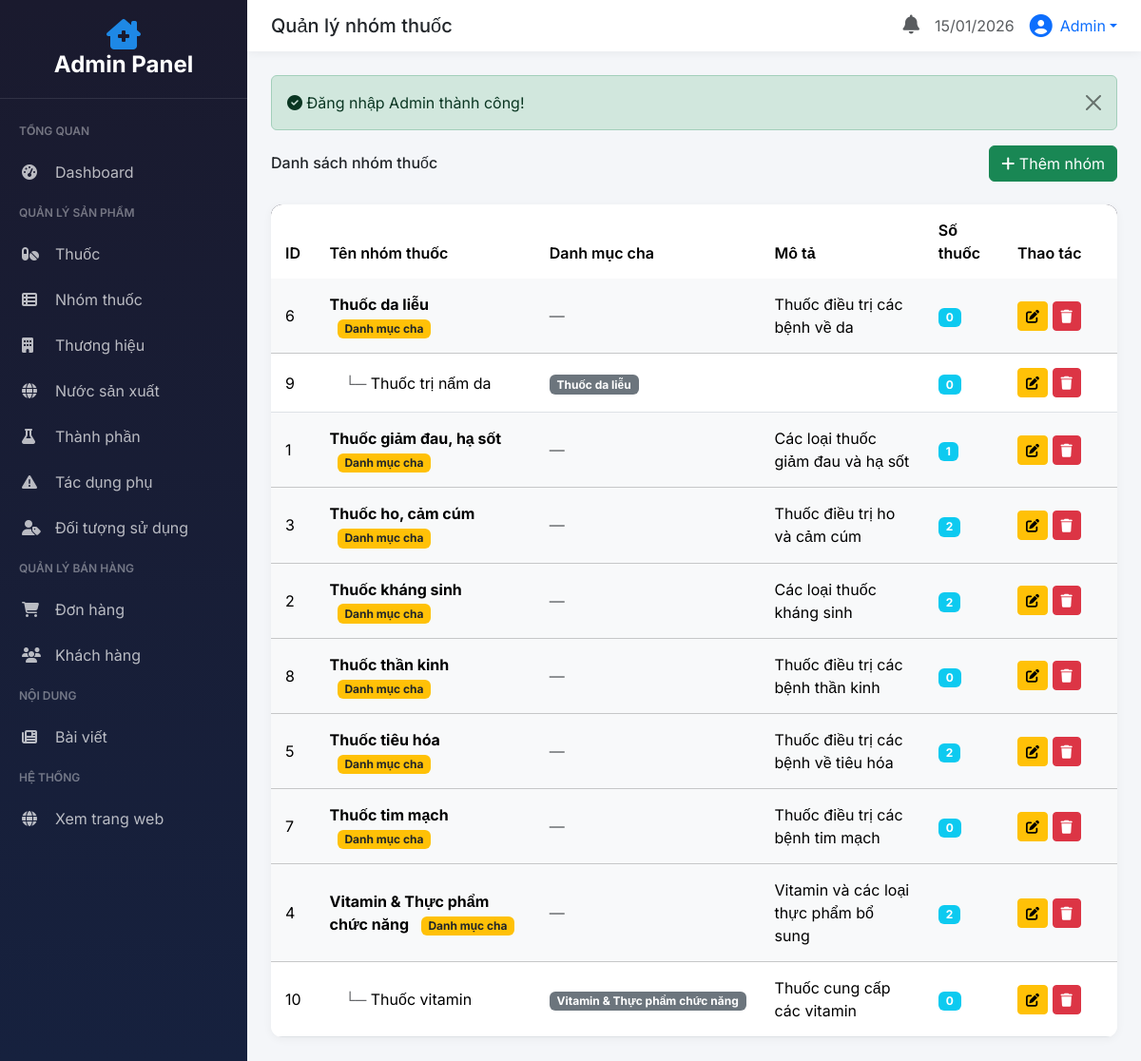
/php/admin/?controller=nhom-thuoc (signed in), run on the app's committed database.
### tables this page shows
CREATE TABLE `nhom_thuoc` (
  `MaNhomThuoc` int(11) NOT NULL,
  `TenNhomThuoc` varchar(100) NOT NULL,
  `MoTa` varchar(500) DEFAULT NULL,
  `MaDanhMucCha` int(11) DEFAULT NULL
);

### php/admin/controllers/NhomThuocController.php (called while the page is built, shortened)
<?php
class NhomThuocController extends AdminController
{
    public function index()
    {
        $sql = "SELECT nt.*, ntc.TenNhomThuoc as TenDanhMucCha,
                   (SELECT COUNT(*) FROM thuoc WHERE MaNhomThuoc = nt.MaNhomThuoc) as SoLuongThuoc
            FROM nhom_thuoc nt
            LEFT JOIN nhom_thuoc ntc ON nt.MaDanhMucCha = ntc.MaNhomThuoc
            ORDER BY nt.TenNhomThuoc";
        $stmt = $this->db->query($sql);
        $allItems = $stmt->fetchAll(PDO::FETCH_ASSOC);
        $danhSach = [];
        $danhMucCha = array_filter($allItems, fn($item) => empty($item['MaDanhMucCha']));
        foreach ($danhMucCha as $cha) {
            $cha['isParent'] = true;
            $danhSach[] = $cha;
            foreach ($allItems as $con) {
                if ($con['MaDanhMucCha'] == $cha['MaNhomThuoc']) {
                    $con['isParent'] = false;
                    $danhSach[] = $con;
                }
            }
        }
        $this->view('nhom-thuoc/index', [
            'title' => 'Quản lý nhóm thuốc',
            'danhSach' => $danhSach
        ]);
    }
}

### php/config/database.php (called while the page is built)
<?php
class Database
{
    private static $instance = null;
    private $conn;
    private function __construct()
    {
        try {
            $this->conn = new PDO(
                "mysql:host=" . DB_HOST . ";dbname=" . DB_NAME . ";charset=utf8mb4",
                DB_USER,
                DB_PASS,
                [
                    PDO::ATTR_ERRMODE => PDO::ERRMODE_EXCEPTION,
                    PDO::ATTR_DEFAULT_FETCH_MODE => PDO::FETCH_ASSOC,
                    PDO::ATTR_EMULATE_PREPARES => false
                ]
            );
        } catch (PDOException $e) {
            die("Lỗi kết nối database: " . $e->getMessage());
        }
    }
    public static function getInstance()
    {
        if (self::$instance === null) {
            self::$instance = new self();
        }
        return self::$instance;
    }
    public function getConnection()
    {
        return $this->conn;
    }
}

### php/admin/views/nhom-thuoc/index.php (the view)
<div class="d-flex justify-content-between align-items-center mb-4">
    <h6 class="mb-0">Danh sách nhóm thuốc</h6>
    <a href="<?= BASE_URL ?>/admin/?controller=nhom-thuoc&action=create" class="btn btn-success">
        <i class="fas fa-plus"></i> Thêm nhóm
    </a>
</div>
<div class="admin-table">
    <table class="table table-hover">
        <thead>
            <tr>
                <th>ID</th>
                <th>Tên nhóm thuốc</th>
                <th>Danh mục cha</th>
                <th>Mô tả</th>
                <th>Số thuốc</th>
                <th width="120">Thao tác</th>
            </tr>
        </thead>
        <tbody>
            <?php if (!empty($danhSach)): ?>
                <?php foreach ($danhSach as $item): ?>
                    <?php $isParent = $item['isParent'] ?? empty($item['MaDanhMucCha']); ?>
                    <tr class="<?= $isParent ? 'table-light' : '' ?>">
                        <td><?= $item['MaNhomThuoc'] ?></td>
                        <td>
                            <?php if ($isParent): ?>
                                <strong><?= htmlspecialchars($item['TenNhomThuoc']) ?></strong>
                                <span class="badge bg-warning text-dark ms-2">Danh mục cha</span>
                            <?php else: ?>
                                <span class="text-muted ms-3">└─</span> <?= htmlspecialchars($item['TenNhomThuoc']) ?>
                            <?php endif; ?>
                        </td>
                        <td>
                            <?php if (!empty($item['TenDanhMucCha'])): ?>
                                <span class="badge bg-secondary"><?= htmlspecialchars($item['TenDanhMucCha']) ?></span>
                            <?php else: ?>
                                <span class="text-muted">—</span>
                            <?php endif; ?>
                        </td>
                        <td><?= htmlspecialchars($item['MoTa'] ?? '') ?></td>
                        <td><span class="badge bg-info"><?= $item['SoLuongThuoc'] ?? 0 ?></span></td>
                        <td>
                            <a href="<?= BASE_URL ?>/admin/?controller=nhom-thuoc&action=edit&id=<?= $item['MaNhomThuoc'] ?>" class="btn btn-sm btn-warning">
                                <i class="fas fa-edit"></i>
                            </a>
                            <form action="<?= BASE_URL ?>/admin/?controller=nhom-thuoc&action=delete&id=<?= $item['MaNhomThuoc'] ?>" method="post" class="d-inline"
                                  onsubmit="return confirm('Bạn có chắc muốn xóa nhóm thuốc này?')">
                                <button type="submit" class="btn btn-sm btn-danger">
                                    <i class="fas fa-trash"></i>
                                </button>
                            </form>
                        </td>
                    </tr>
                <?php endforeach; ?>
            <?php else: ?>
                <tr>
                    <td colspan="6" class="text-center text-muted py-4">Chưa có nhóm thuốc nào</td>
                </tr>
            <?php endif; ?>
        </tbody>
    </table>
</div>

### php/admin/views/layouts/admin-layout.php (style rules this page uses)
:root { --sidebar-width: 260px; --primary: #1E88E5; --primary-dark: #1565C0; --dark: #1a1a2e; --dark-light: #16213e; }
body { font-family: 'Inter', sans-serif; background: #f4f6f9; }
.admin-table { background: #fff; border-radius: 12px; overflow: hidden; box-shadow: 0 2px 10px rgba(0,0,0,0.05); }
.admin-table .table { margin: 0; }
.admin-table thead { background: var(--dark); color: #fff; }
.admin-table th { font-weight: 600; padding: 15px; border: none; }
.admin-table td { padding: 15px; vertical-align: middle; }

### data on the page
nhom_thuoc: MaNhomThuoc "6", TenNhomThuoc "Thuốc da liễu", MoTa "Thuốc điều trị các bệnh về da", SoLuongThuoc "0"
nhom_thuoc: MaNhomThuoc "9", TenNhomThuoc "Thuốc trị nấm da", MaDanhMucCha.TenNhomThuoc "Thuốc da liễu", SoLuongThuoc "0"
nhom_thuoc: MaNhomThuoc "1", TenNhomThuoc "Thuốc giảm đau, hạ sốt", MoTa "Các loại thuốc giảm đau và hạ sốt", SoLuongThuoc "1"
nhom_thuoc: MaNhomThuoc "3", TenNhomThuoc "Thuốc ho, cảm cúm", MoTa "Thuốc điều trị ho và cảm cúm", SoLuongThuoc "2"
nhom_thuoc: MaNhomThuoc "2", TenNhomThuoc "Thuốc kháng sinh", MoTa "Các loại thuốc kháng sinh", SoLuongThuoc "2"
nhom_thuoc: MaNhomThuoc "8", TenNhomThuoc "Thuốc thần kinh", MoTa "Thuốc điều trị các bệnh thần kinh", SoLuongThuoc "0"
nhom_thuoc: MaNhomThuoc "5", TenNhomThuoc "Thuốc tiêu hóa", MoTa "Thuốc điều trị các bệnh về tiêu hóa", SoLuongThuoc "2"
nhom_thuoc: MaNhomThuoc "7", TenNhomThuoc "Thuốc tim mạch", MoTa "Thuốc điều trị các bệnh tim mạch", SoLuongThuoc "0"
nhom_thuoc: MaNhomThuoc "4", TenNhomThuoc "Vitamin & Thực phẩm chức năng", MoTa "Vitamin và các loại thực phẩm bổ sung", SoLuongThuoc "2"
nhom_thuoc: MaNhomThuoc "10", TenNhomThuoc "Thuốc vitamin", MaDanhMucCha.TenNhomThuoc "Vitamin & Thực phẩm chức năng", MoTa "Thuốc cung cấp các vitamin", SoLuongThuoc "0"

### other printed values
$title "Quản lý nhóm thuốc"
$adminName "Admin"
$_SESSION['flash']['success'] "Đăng nhập Admin thành công!"
